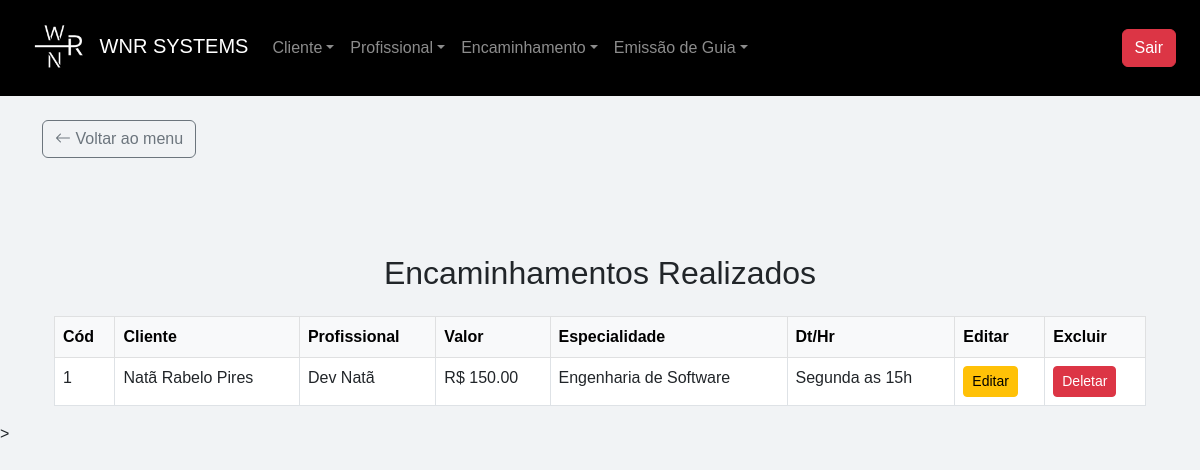
Before: /listar_encaminhamento (signed in) with the older database file.
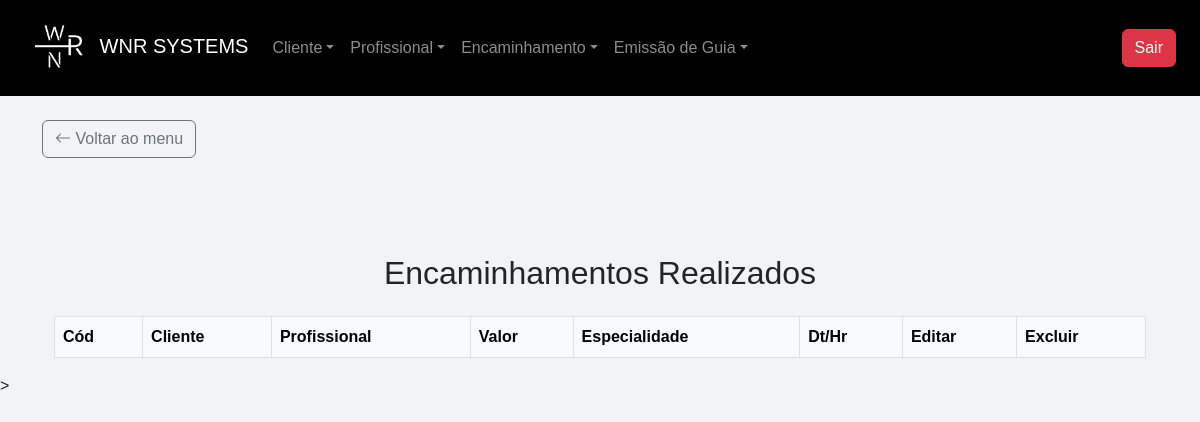
After: the same page with the newer database file.
### app/models.py (models this page shows)
class Encaminhamento(db.Model):
    __tablename__ = "encaminhamentos"
    id                              = db.Column(db.Integer, primary_key=True)
    convenio                        = db.Column(db.String)
    dias_horas_atendimento          = db.Column(db.String)
    data_encaminhamento             = db.Column(db.DateTime, default=db.func.current_timestamp())
    observacoes_gerais              = db.Column(db.String)
    queixa                          = db.Column(db.String)
    valor                           = db.Column(db.Float)
    data_cadastro                   = db.Column(db.DateTime, default=db.func.current_timestamp())
    cliente_id                      = db.Column(db.Integer, db.ForeignKey("clientes.id", ondelete="CASCADE"))
    profissional_id                 = db.Column(db.Integer, db.ForeignKey("profissionais.id", ondelete="CASCADE"))
    situacao_id                     = db.Column(db.Integer, db.ForeignKey("situacao.id"))
    tipo_encaminhamento_id          = db.Column(db.Integer, db.ForeignKey("tipo_encaminhamento.id"))
    situacao                        = db.relationship("Situacao", back_populates="encaminhamentos")
    tipo_encaminhamento             = db.relationship("TipoEncaminhamento", back_populates="encaminhamento")
    cliente                         = db.relationship("Cliente", back_populates="encaminhamentos", passive_deletes=True)
    profissional                    = db.relationship("Profissional", back_populates="encaminhamentos", passive_deletes=True)

class Cliente(db.Model):
    __tablename__ = "clientes"
    id                              = db.Column(db.Integer, primary_key=True)
    nome                            = db.Column(db.String(255), nullable=False)
    cpf                             = db.Column(db.String(14), unique=True, nullable=False)
    email                           = db.Column(db.String(255))
    data_nascimento                 = db.Column(db.DateTime)
    renda_familiar                  = db.Column(db.Float, nullable=False, default=0.0)
    bairro                          = db.Column(db.String(255))
    canal_divulgacao                = db.Column(db.String(255))
    cep                             = db.Column(db.String(10))
    cidade                          = db.Column(db.String(255))
    cpf_responsavel                 = db.Column(db.String(14))
    complemento                     = db.Column(db.String(255))
    numero_cs                       = db.Column(db.String(20))
    despesa_mensal                  = db.Column(db.Float, nullable=False, default=0.0)
    estado                          = db.Column(db.String(255))
    endereco                        = db.Column(db.String(255))
    fone_contato                    = db.Column(db.String(20))
    fone_pessoal                    = db.Column(db.String(20))
    nome_plano_saude                = db.Column(db.String(255), default="")
    plano_saude                     = db.Column(db.String(255))
    nome_responsavel                = db.Column(db.String(255), default="")
    possui_filhos                   = db.Column(db.String(255))
    numero_filhos                   = db.Column(db.Integer, default=0)
    previdenciario                  = db.Column(db.String(255))
    profissao                       = db.Column(db.String(255))
    remuneracao                     = db.Column(db.Float, nullable=False, default=0.0)
    rg                              = db.Column(db.String(20))
    saldo                           = db.Column(db.Float, nullable=False, default=0.0)
    idade                           = db.Column(db.Integer, default=0)
    data_cadastro                   = db.Column(db.DateTime, default=db.func.current_timestamp())
    sexo_id                         = db.Column(db.Integer, db.ForeignKey("sexo.id"))
    condicao_habitacao_id           = db.Column(db.Integer, db.ForeignKey("condicao_habitacao.id"))
    tipo_moradia_id                 = db.Column(db.Integer, db.ForeignKey("tipo_moradia.id"))
    tipo_transporte_id              = db.Column(db.Integer, db.ForeignKey("tipo_transporte.id"))
    escolaridade_id                 = db.Column(db.Integer, db.ForeignKey("escolaridade.id"))
    grau_parentesco_id              = db.Column(db.Integer, db.ForeignKey("grau_parentesco.id"))
    estado_civil_id                 = db.Column(db.Integer, db.ForeignKey("estados_civis.id"))
    estado_civil                    = db.relationship("EstadosCivis", back_populates="clientes")
    sexo                            = db.relationship("Sexo", back_populates="clientes")
    condicao_habitacao              = db.relationship("CondicaoHabitacao", back_populates="clientes")
    tipo_moradia                    = db.relationship("TipoMoradia", back_populates="clientes")
    tipo_transporte                 = db.relationship("TipoTransporte", back_populates="clientes")
    escolaridade                    = db.relationship("Escolaridade", back_populates="clientes")
    grau_parentesco                 = db.relationship("GrauParentesco", back_populates="clientes")
    encaminhamentos                 = db.relationship("Encaminhamento", back_populates="cliente", cascade="all, delete-orphan")
    guias                           = db.relationship("Guia", back_populates="cliente", cascade="all, delete-orphan")

class Profissional(db.Model):
    __tablename__ = "profissionais"
    id = db.Column(db.Integer, primary_key=True)
    nome                            = db.Column(db.String(255), nullable=False)
    cpf                             = db.Column(db.String(14), unique=True, nullable=False)
    email                           = db.Column(db.String(255))
    data_nascimento                 = db.Column(db.DateTime)
    bairro                          = db.Column(db.String)
    banco                           = db.Column(db.String)
    cep                             = db.Column(db.String)
    cidade                          = db.Column(db.String)
    complemento                     = db.Column(db.String)
    graduacao                       = db.Column(db.String)
    issqn                           = db.Column(db.String)
    fone_pessoal                    = db.Column(db.String)
    fone_profissional               = db.Column(db.String)
    curriculum_lattes               = db.Column(db.String)
    dias_horas_disponiveis          = db.Column(db.String)
    endereco_profissional           = db.Column(db.String)
    estado                          = db.Column(db.String)
    observacoes                     = db.Column(db.String)
    pix                             = db.Column(db.String)
    registro_profissional           = db.Column(db.String)
    rg                              = db.Column(db.String(11), unique=True, nullable=False)
    valor_minimo                    = db.Column(db.Float)
    data_cadastro                   = db.Column(db.DateTime, default=db.func.current_timestamp())
    encaminhamentos = db.relationship("Encaminhamento", back_populates="profissional", cascade="all, delete-orphan")
    guias = db.relationship("Guia", back_populates="profissional", cascade="all, delete-orphan")

### app/routes/encaminhamento/encaminhamento.py (the view)
@encaminhamento_bp.route('/listar_encaminhamento', methods=['GET', 'POST'])
@required_login
@role_required('atendimento', 'financeiro', 'admin')
def listar_encaminhamento():
    encaminhamentos = Encaminhamento.query.all()
    usuario = current_user
    return render_template('encaminhamento/list.html', encaminhamentos=encaminhamentos, usuario=usuario)

### app/__init__.py (called while the page is built)
@login_manager.user_loader
def load_user(id):
    return Usuario.query.get(int(id))

### app/utils/login_required.py (called while the page is built)
def required_login(f):
    @wraps(f)
    def decorated_function(*args, **kwargs):
        if 'user_id' not in session:
            return redirect(url_for('auth_bp.login'))
        return f(*args, **kwargs)
    return decorated_function

### app/templates/encaminhamento/list.html (shortened to what this page needs)
{% extends 'base.html' %}
{% block content %}
<div class="container mt-5">
    <h2 class="text-center mb-4 mt-5">Encaminhamentos Realizados</h2>
    <div class="card-body">
        <table id="table" class="table table-bordered table-hover">
            <thead class="table-light">
                <tr>
                    <th>Cód</th>
                    <th>Cliente</th>
                    <th>Profissional</th>
                    <th>Valor</th>
                    <th>Especialidade</th>
                    <th>Dt/Hr</th>
                    <th>Editar</th>
                    {% if usuario.role == "admin" %}
                    <th>Excluir</th>
                    {% endif %}
                </tr>
            </thead>
            <tbody>
                {% for encaminhamento in encaminhamentos %}
                    <tr>
                        <td>{{ encaminhamento.id }}</td>
                        <td>{{ encaminhamento.cliente.nome }}</td>
                        <td>{{ encaminhamento.profissional.nome }}</td>
                        <td>R$ {{ "%0.2f"|format(encaminhamento.valor) }}</td>
                        <td>{{ encaminhamento.profissional.graduacao }}</td>
                        <td>{{ encaminhamento.dias_horas_atendimento }}</td>
                        <td><a href="{{ url_for('encaminhamento_bp.editar_encaminhamento', id=encaminhamento.id) }}" class="btn btn-sm btn-warning">Editar</a></td>
                        {% if usuario.role == "admin" %}
                        <td><a href="{{ url_for('encaminhamento_bp.deletar_encaminhamento', id=encaminhamento.id) }}" class="btn btn-sm btn-danger" data-bs-toggle="modal" data-bs-target="#confirmarExclusao" data-id="{{ encaminhamento.id }}">Deletar</a></td>
                        {% endif %}
                    </tr>
                  {% endfor %}
            </tbody>
        </table>
    </div>
</div>
{% endblock %}

### app/templates/base.html (shortened to what this page needs)
<!DOCTYPE html>
<html lang="pt-BR">
<link rel="stylesheet" href="https://cdn.datatables.net/1.13.6/css/dataTables.bootstrap5.min.css">
<head>
    <link href="https://cdn.jsdelivr.net/npm/bootstrap@5.3.0/dist/css/bootstrap.min.css" rel="stylesheet">
    <link rel="stylesheet" href="https://cdn.jsdelivr.net/npm/bootstrap-icons/font/bootstrap-icons.css">
    <link rel="stylesheet" href="https://cdn.datatables.net/1.11.5/css/jquery.dataTables.min.css">
    <link rel="stylesheet" href="https://cdn.datatables.net/buttons/2.2.3/css/buttons.dataTables.min.css">
    <link rel="stylesheet" href="{{ url_for('static', filename='css/base.css') }}">
</head>
<body>
    <nav class="navbar navbar-expand-lg navbar-dark bg-black px-4 fixed-top">
        <a class="navbar-brand" href="{{ url_for('main_bp.menu' )}}">
            <img src="{{ url_for('static', filename='image/logo.png') }}" alt="Logo" width="70" height="70" class="d-inline-block align-text-center">
            WNR SYSTEMS
        </a>
        <div class="collapse navbar-collapse" id="navbarNav">
            <ul class="navbar-nav me-auto">
                <li class="nav-item dropdown">
                    <a class="nav-link dropdown-toggle" href="#" role="button" data-bs-toggle="dropdown">Cliente</a>
                </li>
                <li class="nav-item dropdown">
                    <a class="nav-link dropdown-toggle" href="#" role="button" data-bs-toggle="dropdown">Profissional</a>
                </li>
                <li class="nav-item dropdown">
                    <a class="nav-link dropdown-toggle" href="#" role="button" data-bs-toggle="dropdown">Encaminhamento</a>
                </li>
                <li class="nav-item dropdown">
                    <a class="nav-link dropdown-toggle" href="#" role="button" data-bs-toggle="dropdown">Emissão de Guia</a>
                </li>
            </ul>
            <a href="{{ url_for('auth_bp.logout')}}" class="btn btn-danger ms-2" data-bs-toggle="modal" data-bs-target="#ConfirmarSair">Sair</a>
        </div>
    </nav>
    {% if request.endpoint != 'main_bp.menu' %}
    <div class="container mt-5 pt-3">
        <a href="{{ url_for('main_bp.menu') }}" class="btn btn-outline-secondary">
            <i class="bi bi-arrow-left"></i> Voltar ao menu
        </a>
    </div>
    {% endif %}
    <div class="container container-fluid mt-5">
        {% block content %}{% endblock %}
    </div>
    >
</body>
</html>

### app/static/css/base.css (style rules this page uses)
body { display: flex; flex-direction: column; margin: 0; padding-top: 56px; font-family: Arial, sans-serif; background-color: #f1f3f5; }

Changed rows visible on the page:
removed Encaminhamento: id "1", cliente.nome "Natã Rabelo Pires", profissional.nome "Dev Natã", valor "150.00", profissional.graduacao "Engenharia de Software", dias_horas_atendimento "Segunda as 15h"
